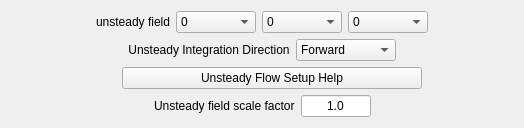
           <widget class="QFrame" name="unsteadyFieldFrame">
            <property name="frameShape">
             <enum>QFrame::NoFrame</enum>
            </property>
            <property name="frameShadow">
             <enum>QFrame::Plain</enum>
            </property>
            <property name="lineWidth">
             <number>0</number>
            </property>
            <layout class="QHBoxLayout">
             <item>
              <layout class="QVBoxLayout">
               <item>
                <layout class="QHBoxLayout">
                 <item>
                  <spacer name="spacer44_3">
                   <property name="orientation">
                    <enum>Qt::Horizontal</enum>
                   </property>
                   <property name="sizeType">
                    <enum>QSizePolicy::Expanding</enum>
                   </property>
                   <property name="sizeHint" stdset="0">
                    <size>
                     <width>17</width>
                     <height>20</height>
                    </size>
                   </property>
                  </spacer>
                 </item>
                 <item>
                  <widget class="QLabel" name="textLabel8_2">
                   <property name="text">
                    <string>unsteady field</string>
                   </property>
                   <property name="wordWrap">
                    <bool>false</bool>
                   </property>
                  </widget>
                 </item>
                 <item>
                  <widget class="QComboBox" name="xUnsteadyVarCombo">
                   <property name="minimumSize">
                    <size>
                     <width>80</width>
                     <height>0</height>
                    </size>
                   </property>
                   <property name="toolTip">
                    <string>Specify the variable that is mapped to the X coord of the field</string>
                   </property>
                   <item>
                    <property name="text">
                     <string>0</string>
                    </property>
                   </item>
                   <item>
                    <property name="text">
                     <string>N/A</string>
                    </property>
                   </item>
                   <item>
                    <property name="text">
                     <string>N/A</string>
                    </property>
                   </item>
                   <item>
                    <property name="text">
                     <string>N/A</string>
                    </property>
                   </item>
                  </widget>
                 </item>
                 <item>
                  <widget class="QComboBox" name="yUnsteadyVarCombo">
                   <property name="minimumSize">
                    <size>
                     <width>80</width>
                     <height>0</height>
                    </size>
                   </property>
                   <property name="toolTip">
                    <string>Specify the variable that is mapped to the Y coord of the field</string>
                   </property>
                   <property name="currentIndex">
                    <number>0</number>
                   </property>
                   <item>
                    <property name="text">
                     <string>0</string>
                    </property>
                   </item>
                   <item>
                    <property name="text">
                     <string>N/A</string>
                    </property>
                   </item>
                   <item>
                    <property name="text">
                     <string>N/A</string>
                    </property>
                   </item>
                   <item>
                    <property name="text">
                     <string>N/A</string>
                    </property>
                   </item>
                  </widget>
                 </item>
                 <item>
                  <widget class="QComboBox" name="zUnsteadyVarCombo">
                   <property name="minimumSize">
                    <size>
                     <width>80</width>
                     <height>0</height>
                    </size>
                   </property>
                   <property name="toolTip">
                    <string>Specify the variable that is mapped to the Z coord of the field</string>
                   </property>
                   <property name="currentIndex">
                    <number>0</number>
                   </property>
                   <item>
                    <property name="text">
                     <string>0</string>
                    </property>
                   </item>
                   <item>
                    <property name="text">
                     <string>N/A</string>
                    </property>
                   </item>
                   <item>
                    <property name="text">
                     <string>N/A</string>
                    </property>
                   </item>
                   <item>
                    <property name="text">
                     <string>N/A</string>
                    </property>
                   </item>
                  </widget>
                 </item>
                 <item>
                  <spacer name="spacer45_3">
                   <property name="orientation">
                    <enum>Qt::Horizontal</enum>
                   </property>
                   <property name="sizeType">
                    <enum>QSizePolicy::Expanding</enum>
                   </property>
                   <property name="sizeHint" stdset="0">
                    <size>
                     <width>28</width>
                     <height>20</height>
                    </size>
                   </property>
                  </spacer>
                 </item>
                </layout>
               </item>
               <item>
                <layout class="QHBoxLayout">
                 <item>
                  <spacer name="spacer70_2">
                   <property name="orientation">
                    <enum>Qt::Horizontal</enum>
                   </property>
                   <property name="sizeType">
                    <enum>QSizePolicy::Expanding</enum>
                   </property>
                   <property name="sizeHint" stdset="0">
                    <size>
                     <width>51</width>
                     <height>20</height>
                    </size>
                   </property>
                  </spacer>
                 </item>
                 <item>
                  <widget class="QLabel" name="textLabel2_3_2">
                   <property name="text">
                    <string>Unsteady Integration Direction</string>
                   </property>
                   <property name="alignment">
                    <set>Qt::AlignCenter</set>
                   </property>
                   <property name="wordWrap">
                    <bool>false</bool>
                   </property>
                  </widget>
                 </item>
                 <item>
                  <widget class="QComboBox" name="unsteadyDirectionCombo">
                   <property name="minimumSize">
                    <size>
                     <width>100</width>
                     <height>0</height>
                    </size>
                   </property>
                   <property name="toolTip">
                    <string>Specify the time-direction of unsteady flow integration</string>
                   </property>
                   <property name="whatsThis">
                    <string>In unsteady flow, all seeds are
advected in the same temporal 
direction.  When using field line
advection, the temporal direction
can be positive or negative, and
is determined by whether the
seed time is before or after the
current time step.</string>
                   </property>
                   <property name="currentIndex">
                    <number>0</number>
                   </property>
                   <property name="maxCount">
                    <number>2</number>
                   </property>
                   <item>
                    <property name="text">
                     <string>Forward</string>
                    </property>
                   </item>
                   <item>
                    <property name="text">
                     <string>Backward</string>
                    </property>
                   </item>
                  </widget>
                 </item>
                 <item>
                  <spacer name="spacer71_2">
                   <property name="orientation">
                    <enum>Qt::Horizontal</enum>
                   </property>
                   <property name="sizeType">
                    <enum>QSizePolicy::Expanding</enum>
                   </property>
                   <property name="sizeHint" stdset="0">
                    <size>
                     <width>31</width>
                     <height>20</height>
                    </size>
                   </property>
                  </spacer>
                 </item>
                </layout>
               </item>
               <item>
                <layout class="QHBoxLayout">
                 <item>
                  <spacer name="spacer54_2">
                   <property name="orientation">
                    <enum>Qt::Horizontal</enum>
                   </property>
                   <property name="sizeType">
                    <enum>QSizePolicy::Expanding</enum>
                   </property>
                   <property name="sizeHint" stdset="0">
                    <size>
                     <width>111</width>
                     <height>21</height>
                    </size>
                   </property>
                  </spacer>
                 </item>
                 <item>
                  <widget class="QPushButton" name="flowHelpButton">
                   <property name="enabled">
                    <bool>true</bool>
                   </property>
                   <property name="minimumSize">
                    <size>
                     <width>300</width>
                     <height>0</height>
                    </size>
                   </property>
                   <property name="toolTip">
                    <string>Show instructions for setting up an unsteady flow integration.</string>
                   </property>
                   <property name="text">
                    <string>Unsteady Flow Setup Help</string>
                   </property>
                  </widget>
                 </item>
                 <item>
                  <spacer name="spacer55_2">
                   <property name="orientation">
                    <enum>Qt::Horizontal</enum>
                   </property>
                   <property name="sizeType">
                    <enum>QSizePolicy::Expanding</enum>
                   </property>
                   <property name="sizeHint" stdset="0">
                    <size>
                     <width>91</width>
                     <height>21</height>
                    </size>
                   </property>
                  </spacer>
                 </item>
                </layout>
               </item>
               <item>
                <layout class="QHBoxLayout">
                 <item>
                  <spacer name="spacer48">
                   <property name="orientation">
                    <enum>Qt::Horizontal</enum>
                   </property>
                   <property name="sizeType">
                    <enum>QSizePolicy::Expanding</enum>
                   </property>
                   <property name="sizeHint" stdset="0">
                    <size>
                     <width>31</width>
                     <height>20</height>
                    </size>
                   </property>
                  </spacer>
                 </item>
                 <item>
                  <widget class="QLabel" name="textLabel3_12_4_3_3">
                   <property name="sizePolicy">
                    <sizepolicy hsizetype="Minimum" vsizetype="Expanding">
                     <horstretch>0</horstretch>
                     <verstretch>0</verstretch>
                    </sizepolicy>
                   </property>
                   <property name="text">
                    <string>Unsteady field scale factor</string>
                   </property>
                   <property name="wordWrap">
                    <bool>false</bool>
                   </property>
                  </widget>
                 </item>
                 <item>
                  <widget class="QLineEdit" name="unsteadyScaleEdit">
                   <property name="sizePolicy">
                    <sizepolicy hsizetype="Fixed" vsizetype="Expanding">
                     <horstretch>0</horstretch>
                     <verstretch>0</verstretch>
                    </sizepolicy>
                   </property>
                   <property name="maximumSize">
                    <size>
                     <width>70</width>
                     <height>25</height>
                    </size>
                   </property>
                   <property name="font">
                    <font/>
                   </property>
                   <property name="toolTip">
                    <string comment="Comment is here">This factor scales the vector field magnitude. Must be consistent with simulation time step size and domain size.</string>
                   </property>
                   <property name="whatsThis">
                    <string>Specify a value here to correct your 
spatial and temporal units to match
the actual physical units used to
generate the vector field data.  If
the correct times (seconds at each
time step) are specified in the
metadata (.vdf ) file, then there is no
need for correction. Typically,
however, there is no time specified
in the .vdf file, and the default (one
second per timestep) results.  That
default value must be corrected with
this scale factor.  The scale factor
should be set to the reciprocal of
the number of time steps per second.
If the spatial extents are not equal
to the actual extents used in the
simulation, then this factor should 
be multiplied by the ratio of the 
simulated extents to the data
extents in the VAPOR region panel.</string>
                   </property>
                   <property name="text">
                    <string>1.0</string>
                   </property>
                   <property name="maxLength">
                    <number>200</number>
                   </property>
                   <property name="alignment">
                    <set>Qt::AlignHCenter</set>
                   </property>
                  </widget>
                 </item>
                 <item>
                  <spacer name="spacer49">
                   <property name="orientation">
                    <enum>Qt::Horizontal</enum>
                   </property>
                   <property name="sizeType">
                    <enum>QSizePolicy::Expanding</enum>
                   </property>
                   <property name="sizeHint" stdset="0">
                    <size>
                     <width>61</width>
                     <height>21</height>
                    </size>
                   </property>
                  </spacer>
                 </item>
                </layout>
               </item>
              </layout>
             </item>
            </layout>
           </widget>
